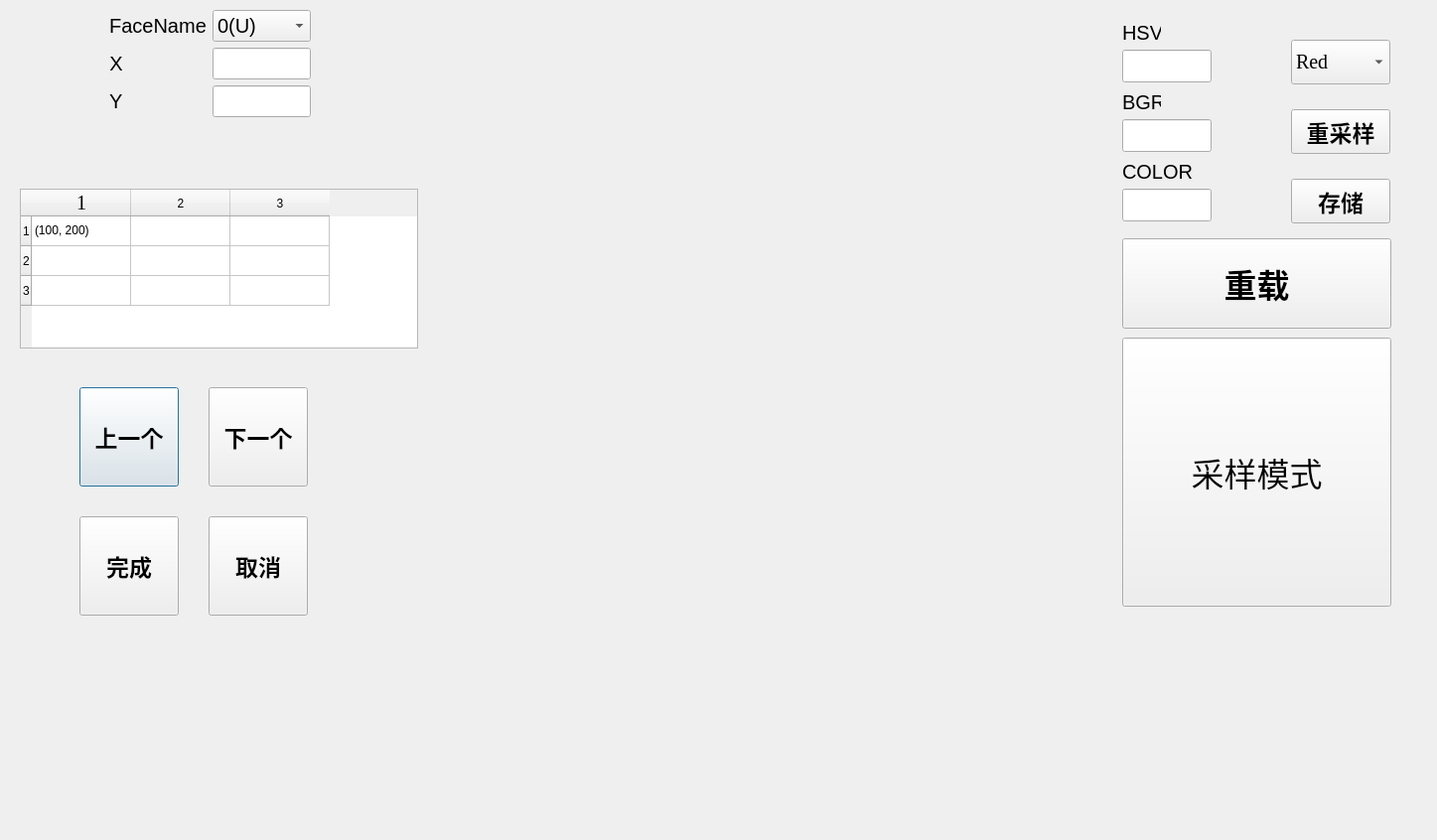
<?xml version="1.0" encoding="UTF-8"?>
<ui version="4.0">
 <class>Dialog</class>
 <widget class="QDialog" name="Dialog">
  <property name="geometry">
   <rect>
    <x>0</x>
    <y>0</y>
    <width>1447</width>
    <height>846</height>
   </rect>
  </property>
  <property name="windowTitle">
   <string>Dialog</string>
  </property>
  <property name="toolTip">
   <string>使用最新的红橙采样色来重新加载红橙分类器</string>
  </property>
  <widget class="QWidget" name="formLayoutWidget">
   <property name="geometry">
    <rect>
     <x>110</x>
     <y>10</y>
     <width>203</width>
     <height>171</height>
    </rect>
   </property>
   <property name="font">
    <font>
     <pointsize>15</pointsize>
    </font>
   </property>
   <layout class="QFormLayout" name="formLayout">
    <item row="0" column="0">
     <widget class="QLabel" name="label">
      <property name="font">
       <font>
        <pointsize>15</pointsize>
       </font>
      </property>
      <property name="text">
       <string>FaceName</string>
      </property>
      <property name="alignment">
       <set>Qt::AlignCenter</set>
      </property>
     </widget>
    </item>
    <item row="0" column="1">
     <widget class="QComboBox" name="bbox_facename">
      <item>
       <property name="text">
        <string>0(U)</string>
       </property>
      </item>
      <item>
       <property name="text">
        <string>1(R)</string>
       </property>
      </item>
      <item>
       <property name="text">
        <string>2(F)</string>
       </property>
      </item>
      <item>
       <property name="text">
        <string>3(D)</string>
       </property>
      </item>
      <item>
       <property name="text">
        <string>4(L)</string>
       </property>
      </item>
      <item>
       <property name="text">
        <string>5(B)</string>
       </property>
      </item>
     </widget>
    </item>
    <item row="1" column="0">
     <widget class="QLabel" name="label_2">
      <property name="font">
       <font>
        <pointsize>15</pointsize>
       </font>
      </property>
      <property name="text">
       <string>X</string>
      </property>
      <property name="alignment">
       <set>Qt::AlignCenter</set>
      </property>
     </widget>
    </item>
    <item row="1" column="1">
     <widget class="QLineEdit" name="ledit_x">
      <property name="font">
       <font>
        <pointsize>15</pointsize>
       </font>
      </property>
      <property name="alignment">
       <set>Qt::AlignRight|Qt::AlignTrailing|Qt::AlignVCenter</set>
      </property>
     </widget>
    </item>
    <item row="2" column="0">
     <widget class="QLabel" name="label_3">
      <property name="font">
       <font>
        <pointsize>15</pointsize>
       </font>
      </property>
      <property name="text">
       <string>Y</string>
      </property>
     </widget>
    </item>
    <item row="2" column="1">
     <widget class="QLineEdit" name="ledit_y">
      <property name="font">
       <font>
        <pointsize>15</pointsize>
       </font>
      </property>
      <property name="alignment">
       <set>Qt::AlignRight|Qt::AlignTrailing|Qt::AlignVCenter</set>
      </property>
     </widget>
    </item>
   </layout>
  </widget>
  <widget class="QTableWidget" name="table_coord">
   <property name="geometry">
    <rect>
     <x>20</x>
     <y>190</y>
     <width>401</width>
     <height>161</height>
    </rect>
   </property>
   <row>
    <property name="text">
     <string>1</string>
    </property>
   </row>
   <row>
    <property name="text">
     <string>2</string>
    </property>
   </row>
   <row>
    <property name="text">
     <string>3</string>
    </property>
   </row>
   <column>
    <property name="text">
     <string>1</string>
    </property>
    <property name="font">
     <font>
      <family>Times New Roman</family>
      <pointsize>15</pointsize>
     </font>
    </property>
   </column>
   <column>
    <property name="text">
     <string>2</string>
    </property>
   </column>
   <column>
    <property name="text">
     <string>3</string>
    </property>
   </column>
   <item row="0" column="0">
    <property name="text">
     <string>(100, 200)</string>
    </property>
   </item>
  </widget>
  <widget class="QPushButton" name="pbtn_pre">
   <property name="geometry">
    <rect>
     <x>80</x>
     <y>390</y>
     <width>100</width>
     <height>100</height>
    </rect>
   </property>
   <property name="font">
    <font>
     <family>楷体</family>
     <pointsize>17</pointsize>
     <weight>75</weight>
     <italic>false</italic>
     <bold>true</bold>
    </font>
   </property>
   <property name="text">
    <string>上一个</string>
   </property>
  </widget>
  <widget class="QPushButton" name="pbtn_next">
   <property name="geometry">
    <rect>
     <x>210</x>
     <y>390</y>
     <width>100</width>
     <height>100</height>
    </rect>
   </property>
   <property name="font">
    <font>
     <family>楷体</family>
     <pointsize>17</pointsize>
     <weight>75</weight>
     <italic>false</italic>
     <bold>true</bold>
    </font>
   </property>
   <property name="text">
    <string>下一个</string>
   </property>
  </widget>
  <widget class="QPushButton" name="pbtn_finish">
   <property name="geometry">
    <rect>
     <x>80</x>
     <y>520</y>
     <width>100</width>
     <height>100</height>
    </rect>
   </property>
   <property name="font">
    <font>
     <family>楷体</family>
     <pointsize>17</pointsize>
     <weight>75</weight>
     <italic>false</italic>
     <bold>true</bold>
    </font>
   </property>
   <property name="text">
    <string>完成</string>
   </property>
  </widget>
  <widget class="QPushButton" name="pbtn_cancel">
   <property name="geometry">
    <rect>
     <x>210</x>
     <y>520</y>
     <width>100</width>
     <height>100</height>
    </rect>
   </property>
   <property name="font">
    <font>
     <family>楷体</family>
     <pointsize>17</pointsize>
     <weight>75</weight>
     <italic>false</italic>
     <bold>true</bold>
    </font>
   </property>
   <property name="text">
    <string>取消</string>
   </property>
  </widget>
  <widget class="QLabel" name="label_4">
   <property name="geometry">
    <rect>
     <x>1130</x>
     <y>20</y>
     <width>39</width>
     <height>25</height>
    </rect>
   </property>
   <property name="font">
    <font>
     <pointsize>15</pointsize>
    </font>
   </property>
   <property name="text">
    <string>HSV</string>
   </property>
  </widget>
  <widget class="QLineEdit" name="ledit_hsv">
   <property name="geometry">
    <rect>
     <x>1130</x>
     <y>50</y>
     <width>90</width>
     <height>33</height>
    </rect>
   </property>
   <property name="font">
    <font>
     <pointsize>10</pointsize>
    </font>
   </property>
  </widget>
  <widget class="QLabel" name="label_6">
   <property name="geometry">
    <rect>
     <x>1130</x>
     <y>90</y>
     <width>39</width>
     <height>25</height>
    </rect>
   </property>
   <property name="font">
    <font>
     <pointsize>15</pointsize>
    </font>
   </property>
   <property name="text">
    <string>BGR</string>
   </property>
  </widget>
  <widget class="QLineEdit" name="ledit_bgr">
   <property name="geometry">
    <rect>
     <x>1130</x>
     <y>120</y>
     <width>90</width>
     <height>33</height>
    </rect>
   </property>
   <property name="font">
    <font>
     <pointsize>10</pointsize>
    </font>
   </property>
  </widget>
  <widget class="QPushButton" name="pbtn_state_change">
   <property name="geometry">
    <rect>
     <x>1130</x>
     <y>340</y>
     <width>271</width>
     <height>271</height>
    </rect>
   </property>
   <property name="font">
    <font>
     <family>楷体</family>
     <pointsize>25</pointsize>
    </font>
   </property>
   <property name="text">
    <string>采样模式</string>
   </property>
  </widget>
  <widget class="QLineEdit" name="ledit_color">
   <property name="geometry">
    <rect>
     <x>1130</x>
     <y>190</y>
     <width>90</width>
     <height>33</height>
    </rect>
   </property>
  </widget>
  <widget class="QLabel" name="label_7">
   <property name="geometry">
    <rect>
     <x>1130</x>
     <y>160</y>
     <width>101</width>
     <height>25</height>
    </rect>
   </property>
   <property name="font">
    <font>
     <pointsize>15</pointsize>
    </font>
   </property>
   <property name="text">
    <string>COLOR</string>
   </property>
  </widget>
  <widget class="QPushButton" name="pbtn_resample">
   <property name="geometry">
    <rect>
     <x>1300</x>
     <y>110</y>
     <width>100</width>
     <height>45</height>
    </rect>
   </property>
   <property name="font">
    <font>
     <family>楷体</family>
     <pointsize>17</pointsize>
     <weight>75</weight>
     <italic>false</italic>
     <bold>true</bold>
    </font>
   </property>
   <property name="text">
    <string>重采样</string>
   </property>
  </widget>
  <widget class="QPushButton" name="pbtn_store_color">
   <property name="geometry">
    <rect>
     <x>1300</x>
     <y>180</y>
     <width>100</width>
     <height>45</height>
    </rect>
   </property>
   <property name="font">
    <font>
     <family>楷体</family>
     <pointsize>17</pointsize>
     <weight>75</weight>
     <italic>false</italic>
     <bold>true</bold>
    </font>
   </property>
   <property name="toolTip">
    <string>红橙覆盖存储，其他颜色追加存储</string>
   </property>
   <property name="text">
    <string>存储</string>
   </property>
  </widget>
  <widget class="QComboBox" name="bbox_color">
   <property name="geometry">
    <rect>
     <x>1300</x>
     <y>40</y>
     <width>100</width>
     <height>45</height>
    </rect>
   </property>
   <property name="font">
    <font>
     <family>Times New Roman</family>
     <pointsize>15</pointsize>
    </font>
   </property>
   <item>
    <property name="text">
     <string>Red</string>
    </property>
   </item>
   <item>
    <property name="text">
     <string>Orange</string>
    </property>
   </item>
   <item>
    <property name="text">
     <string>Yellow</string>
    </property>
   </item>
   <item>
    <property name="text">
     <string>Green</string>
    </property>
   </item>
   <item>
    <property name="text">
     <string>White</string>
    </property>
   </item>
   <item>
    <property name="text">
     <string>Blue</string>
    </property>
   </item>
  </widget>
  <widget class="QPushButton" name="pbtn_reload_model">
   <property name="geometry">
    <rect>
     <x>1130</x>
     <y>240</y>
     <width>271</width>
     <height>91</height>
    </rect>
   </property>
   <property name="font">
    <font>
     <family>楷体</family>
     <pointsize>25</pointsize>
     <weight>75</weight>
     <italic>false</italic>
     <bold>true</bold>
    </font>
   </property>
   <property name="text">
    <string>重载</string>
   </property>
  </widget>
 </widget>
 <resources/>
 <connections/>
</ui>
